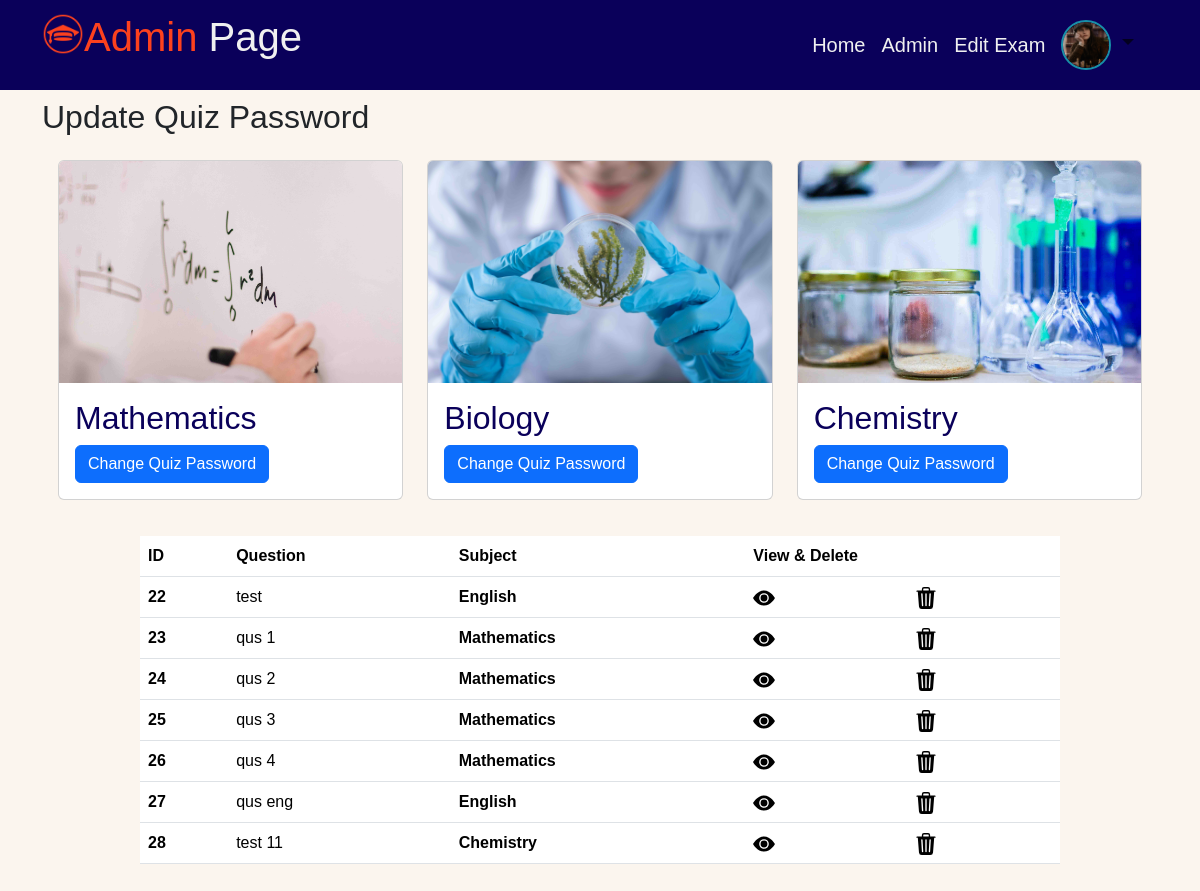
The page /admin/editExamQus.php (signed in) on the database its author committed.
### tables this page shows
CREATE TABLE `question` (
  `Qid` int(11) NOT NULL,
  `question` varchar(255) NOT NULL,
  `Aid` int(11) NOT NULL,
  `subId` int(11) NOT NULL
);

CREATE TABLE `subject` (
  `subId` int(11) NOT NULL,
  `Subject` varchar(50) NOT NULL
);

### admin/editExamQus.php (the view, shortened to what this page needs)
<!DOCTYPE html>
<html lang="en">
<head>
    <link rel="stylesheet" href="../bootstrap/bootstrap.css">
    <link rel="stylesheet" href="../css/temp.css">
</head>
<body class="body-for-edit-page">
<?php include '../inc/navbar.php'; ?>
 <div class="container">
        <h2 class="textcenter my-2">Update Quiz Password</h2>
    <div class="row p-3">
          <div class="col-md-4">
            <div class="card ">
              <img src="../img/maths.jpg" class="card-img-top" alt="..." height="221.12" ">
              <div class="card-body">
                <h5 class="card-title" style="font-size: 32px; color: #0a005a; font-weight: 400;">Mathematics</h5>
                <a href="ChangeExampASSWORD.php?qid=1"  class="btn btn-primary my-class">Change Quiz Password</a>
              </div>
            </div>
          </div>
          <div class="col-md-4">
            <div class="card">
              <img src="../img/biology.jpg" class="card-img-top" alt="..." height="221.12" >
              <div class="card-body">
                <h5 class="card-title" style="font-size: 32px; color: #0a005a; font-weight: 400; " >Biology</h5>
                <a href="ChangeExampASSWORD.php?qid=4" class="btn btn-primary my-class">Change Quiz Password</a>
              </div>
            </div>
          </div>
          <div class="col-md-4">
            <div class="card">
              <img src="../img/chem.jpg" class="card-img-top" alt="..." height="221.12" >
              <div class="card-body">
                <h5 class="card-title" style="font-size: 32px; color: #0a005a; font-weight: 400;">Chemistry</h5>
                <a href="ChangeExampASSWORD.php?qid=3" class="btn btn-primary my-class">Change Quiz Password</a>
              </div>
            </div>
          </div>
        </div>
    </div>
<div class="container style-edit-qus">
    <table class="table tabe-color">
    <thead>
        <tr>
        <th scope="col">ID</th>
        <th scope="col">Question</th>
        <th scope="col">Subject</th>
        <th scope="col">View & Delete</th>
        </tr>
    </thead>
    <tbody>
    <?php
            $sql="SELECT * FROM `question` ";
            $result=mysqli_query($conn,$sql);
            if($result){
                while($row=mysqli_fetch_assoc($result)){
                    $qus=$row['question'];
                    $id=$row['Qid'];
                    $subId=$row['subId'];
                    $sql1="SELECT * FROM `subject` WHERE `subId`='$subId'";
                    $result1=mysqli_query($conn,$sql1);
                    $row_for_sub=mysqli_fetch_assoc($result1);
                    $subject=$row_for_sub['Subject'];
                    ?>
        <tr>
        <th scope="row"><?php echo $id; ?></th>
        <td><?php echo $qus; ?></td>
        <th scope="row"><?php echo $subject; ?></th>
        <td>
            <div class="row">
                <div class="col-6"><a href="editexam.php?qusid=<?php echo $id; ?>" role="button" name="edit" id="edit-logo"><img src="../img/eye-fill.svg" alt="" width="22px"></a></div>
                <div class="col-6"><a href="deleteExam.php?id=<?php echo $id; ?>" role="button" name="delete" id="delete-logo" onclick="return confirm('are you sure')"><img src="../img/trash3-fill.svg" alt="" width="22px"></a></div>
            </div>
        </td>
        </tr>
        <?php
   } } ?>
    </tbody>
    </table>
</div>
</body>
</html>

### inc/navbar.php (shortened to what this page needs)
<?php
include '../conn.php';
 $id=$_SESSION["id"];
?>
<!DOCTYPE html>
<html lang="en">
<head>
    <link rel="stylesheet" href="../bootstrap/bootstrap.css">
    <link rel="stylesheet" href="../css/adminPage.css">
    <link rel="stylesheet" href="../css/temp.css">
</head>
<body>
    <nav class="navbar navbar-expand-lg bg-first-color">
        <div class="container">
          <a class="navbar-brand fs-4" href="adminpage.php" >
            <img src="../img/icons8-education-100.png" ALIGN="left" alt="pear fruit picture" id="logo-image">
            <h1 class="company-name">
             <p class="c-red">Admin<span class="c-wihte"> Page</span></p>
            </h1>
          </a>
          <div class="sidebar offcanvas offcanvas-start" tabindex="-1" id="offcanvasNavbar" aria-labelledby="offcanvasNavbarLabel">
            <div class="offcanvas-body">
              <ul class="navbar-nav justify-content-end fs-5 flex-grow-1 pe-3 ">
                <li class="nav-item center-text my-class">
                  <a class="nav-link  active my-class c-wihte" aria-current="page" href="adminpage.php" id="hello-color">Home</a>
                </li>
                <li class="nav-item center-text my-class">
                <a class="nav-link my-class c-wihte" href="admin.php">Admin</a>
                </li>
                <li class="nav-item dropdown center-text my-class">
                <a class="nav-link my-class c-wihte" href="editExamQus.php">Edit Exam</a>
                </li>
                <li class="nav-item dropdown my-class">
                  <div class="conainer">
                  <a class="nav-link dropdown-toggle my-class" id="profilePicture" href="#" role="button" data-bs-toggle="dropdown" aria-expanded="false">
                  <?php
                      $query="SELECT  * FROM `admin` WHERE ID='$id'";
                      $result=mysqli_query($conn,$query);
                      while($row=mysqli_fetch_assoc($result)){
                        $fileName=$row['file']; ?>
                        <img src="../upload/<?php echo $fileName;?>" class="rounded-circle">
                     <?php }
                      ?>
                  </a>
                  </div>
                </li>
              </ul>
            </div>
          </div>
        </div>
      </nav>
</body>
</html>

### css/temp.css (style rules this page uses)
* { margin: 0; padding: 0; }
nav { background-color: #88D66C; color: #f0f0f0; }
#logo-image { width: 42px; height: 42px; }
#profilePicture img { width:50px; height:50px; object-fit:cover; border: 2px solid #188FA7; }
.center-text { text-align: center; align-content: center; }
.bg-first-color { background-color: #0a005a; }
.c-red { color: #fc411e; }
.c-wihte { color: #f0f0f0; }
#hello-color { color: #f0f0f0; }
.style-edit-qus { width: 80%; margin: 0 auto; padding: 20px; }
.body-for-edit-page { background-color: #ecceae33; }

### css/adminPage.css (style rules this page uses)
* { margin: 0; padding: 0; }
body { font-family: 'Gill Sans', 'Gill Sans MT', Calibri, 'Trebuchet MS', sans-serif; background-color: #f0f0f0; position: relative; }
table { margin: 0 auto; }

### rows shown on the page
question: Qid "22", question "test", subject.Subject "English"
question: Qid "23", question "qus 1", subject.Subject "Mathematics"
question: Qid "24", question "qus 2", subject.Subject "Mathematics"
question: Qid "25", question "qus 3", subject.Subject "Mathematics"
question: Qid "26", question "qus 4", subject.Subject "Mathematics"
question: Qid "27", question "qus eng", subject.Subject "English"
question: Qid "28", question "test 11", subject.Subject "Chemistry"
